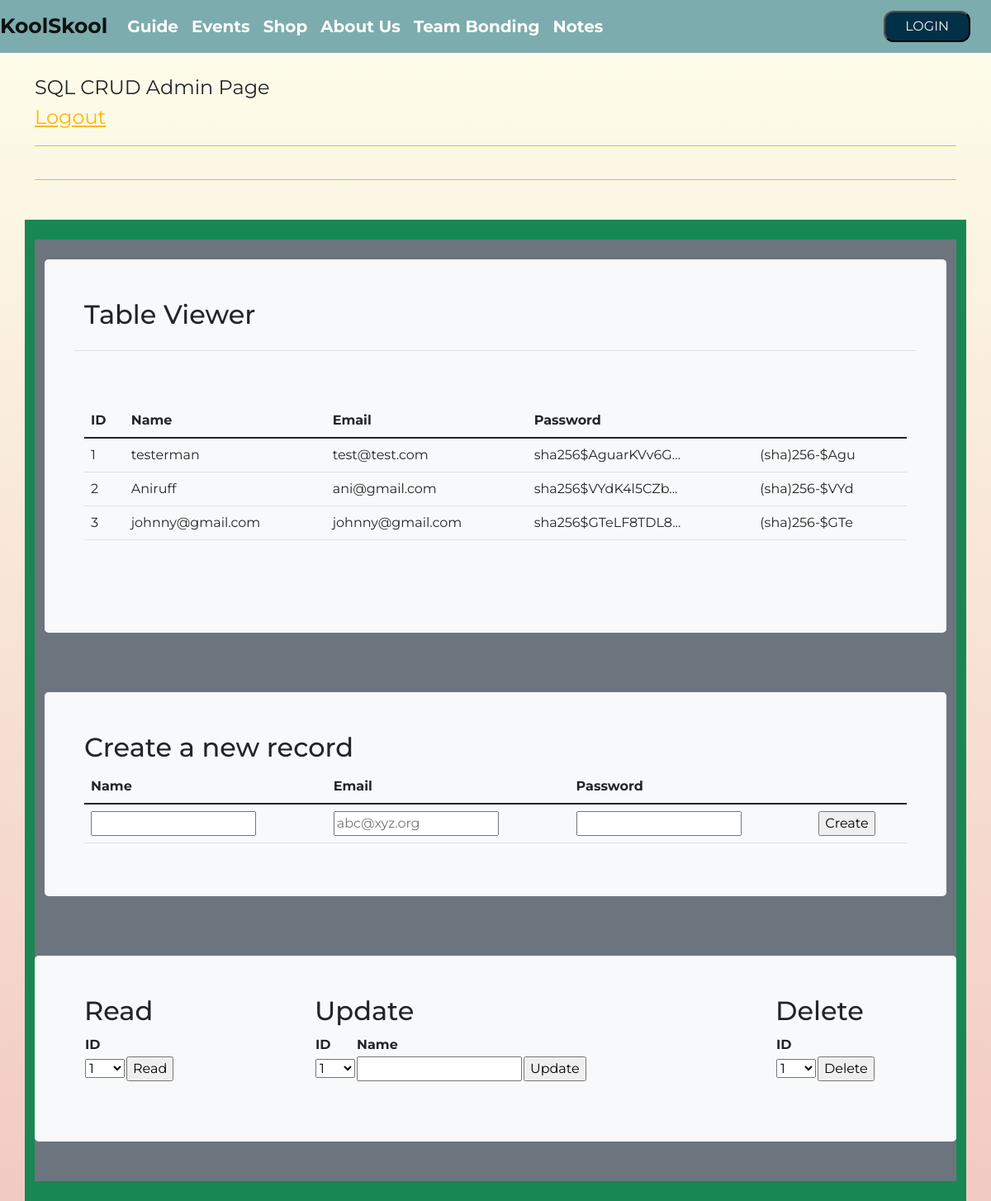
The page /crud/ (signed in) on the database as committed earlier.
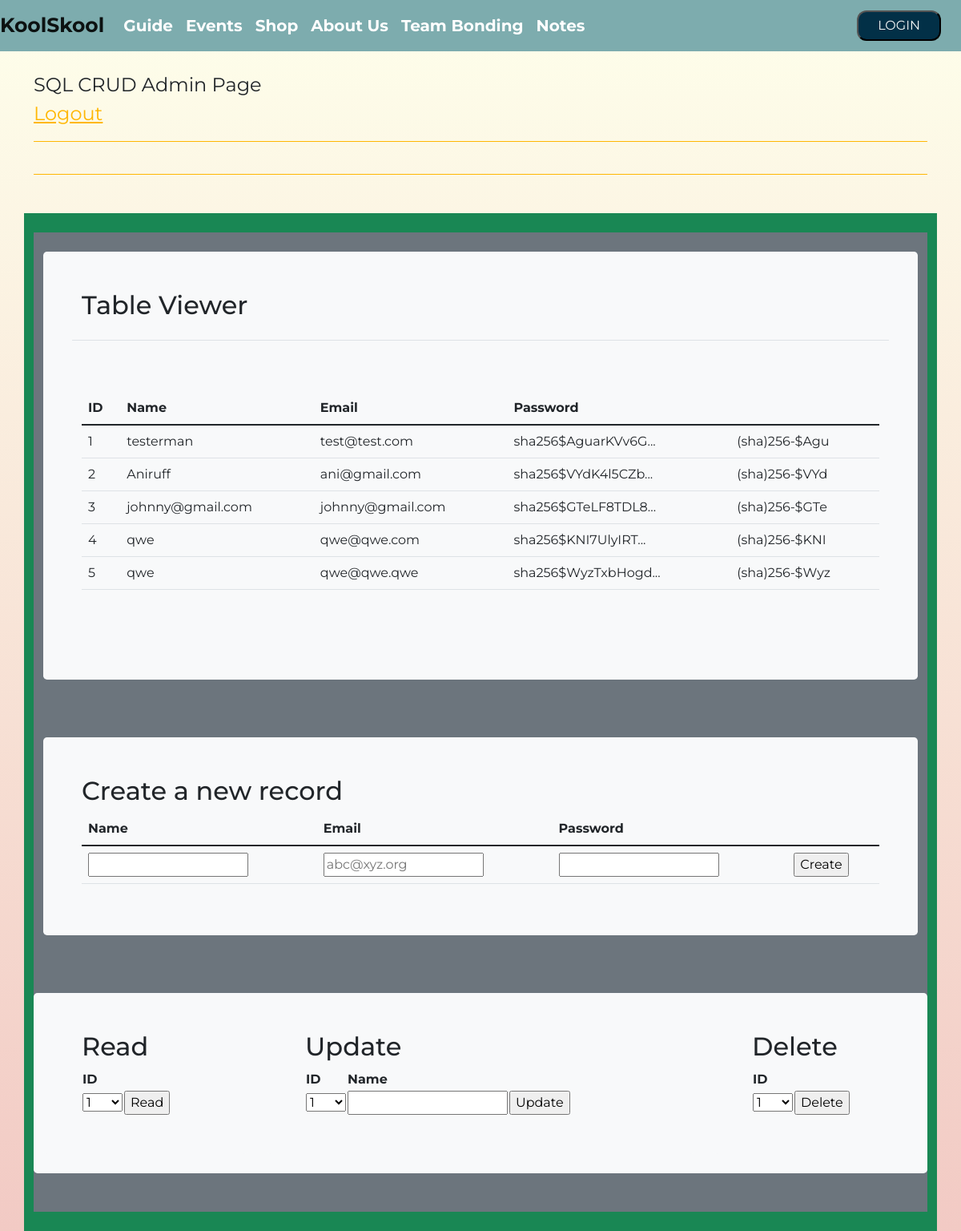
The same page on the database as committed later.
### cruddy/model.py (models this page shows, shortened)
class Users(UserMixin, db.Model):
    __tablename__ = 'users'
    userID = db.Column(db.Integer, primary_key=True)
    name = db.Column(db.String(255), unique=False, nullable=False)
    email = db.Column(db.String(255), unique=True, nullable=False)
    password = db.Column(db.String(255), unique=False, nullable=False)
    phone = db.Column(db.String(255), unique=False, nullable=False)
    notes = db.relationship("Notes", cascade='all, delete', backref='users', lazy=True)
    def read(self):
        return {
            "userID": self.userID,
            "name": self.name,
            "email": self.email,
            "password": self.password,
            "phone": self.phone,
            "query": "by_alc"  # This is for fun, a little watermark
        }
    def delete(self):
        db.session.delete(self)
        db.session.commit()
        return None
    def get_id(self):
        return self.userID

### cruddy/app_crud.py (the view)
@app_crud.route('/')
@login_required  # Flask-Login uses this decorator to restrict acess to logged in users
def crud():
    id = current_user.get_id()
    if id != 1:
        return redirect(url_for('crud.crud_view'))
    else:
        return render_template("crud.html", table=users_all())

### cruddy/login.py (called while the page is built)
@login_manager.user_loader
def user_loader(user_id):
    if user_id is not None:
        return Users.query.get(user_id)
    return None

### cruddy/query.py (called while the page is built)
def users_all():
    table = Users.query.all()
    json_ready = [peep.read() for peep in table]
    return json_ready

### cruddy/templates/cruddy/crud.html (shortened to what this page needs)
<!DOCTYPE html>
{% extends "layouts/base.html" %}
{% block content %}
<div class="container py-4">
    <header class="pb-3 mb-4 border-bottom border-primary text-dark">
        <span class="fs-4">SQL CRUD Admin Page</span>
        <header class="pb-3 mb-4 border-bottom border-primary text-dark">
            <span class="fs-4"><a href={{ url_for('crud.crud_logout') }}>Logout</a></span>
        </header>
    </header>
</div>
<div class="container py-4 text-light bg-success">
    <div class="container bg-secondary py-4">
        <div class="p-5 mb-4 bg-light text-dark rounded-3">
            <h2>Table Viewer</h2>
            <div class="row align-items-md-stretch">
                <table class="table">
                    <tbody>
                    <tr>
                        <td></td>
                        <td></td>
                    </tr>
                    </tbody>
                </table>
            </div>
            <div class="row align-items-md-stretch">
                <div class="container-fluid py-5">
                    <table class="table">
                        <thead>
                        <tr>
                            <th>ID</th>
                            <th>Name</th>
                            <th>Email</th>
                            <th>Password</th>
                        </tr>
                        </thead>
                        <tbody>
                        {% for row in table %}
                        {% set pn = "" ~ row['password'] %}
                        {% set pnf = "(" ~ pn[0:3] ~ ")" ~ pn[3:6] ~ "-" ~ pn[6:10] %}
                        <tr>
                            <td>{{ row['userID'] }}</td>
                            <td>{{ row['name'] }}</td>
                            <td>{{ row['email'] }}</td>
                            <td>{{ row['password'] | truncate(20) }}</td>
                            <td>{{ pnf }}</td>
                        </tr>
                        {% endfor %}
                        </tbody>
                    </table>
                </div>
            </div>
        </div>
    </div>
    <div class="container bg-secondary py-4">
        <div class="p-5 mb-4 bg-light text-dark rounded-3">
            <h2>Create a new record</h2>
            <form method="POST" ID="create" action={{url_for('crud.create')}} >
                <table class="table">
                    <thead>
                    <tr>
                        <th><label for="name">Name</label></th>
                        <th><label for="email">Email</label></th>
                        <th><label for="password">Password</label></th>
                    </tr>
                    </thead>
                    <tbody>
                    <tr>
                        <td><input type="text" name="name" id="name" required></td>
                        <td><input type="email" name="email" id="email" placeholder="abc@xyz.org" required></td>
                        <td><input type="password" name="password" id="password" required></td>
                        <td><input type="submit" value="Create"></td>
                    </tr>
                    </tbody>
                </table>
            </form>
        </div>
    </div>
    <div class="container bg-secondary py-4">
        <div class="row mb-4 bg-light text-dark rounded-3">
            <div class="col-md-3">
                <div class="p-5 mb-4 bg-light text-dark rounded-3">
                    <h2>Read</h2>
                    <form method="POST" ID="read" action={{url_for('crud.read')}} >
                        <table id="read_table">
                            <tr><th><label for="read_userid">ID</label></th></tr>
                            <tr>
                                <td>
                                    <select name="userid" id="read_userid">
                                        <optgroup label="userid">
                                            {% for row in table %}
                                            <option label="{{ row['userID'] }}">{{ row['userID'] }}</option>
                                            {% endfor %}
                                        </optgroup>
                                    </select>
                                </td>
                                <td>
                                    <input type="submit" value="Read">
                                </td>
                            </tr>
                        </table>
                    </form>
                </div>
            </div>
            <div class="col-md-6">
                <div class="p-5 mb-4 bg-light text-dark rounded-3">
                    <h2>Update</h2>
                    <form method="POST" ID="update" action={{url_for('crud.update')}} >
                        <table id="update_table">
                            <tr>
                                <th><label for="update_userid">ID</label></th>
                                <th><label for="update_name">Name</label></th>
                            </tr>
                            <tr>
                                <td>
                                    <select name="userid" id="update_userid">
                                        <optgroup label="userid">
                                            {% for row in table %}
                                            <option label="{{ row['userID'] }}">{{ row['userID'] }}</option>
                                            {% endfor %}
                                        </optgroup>
                                    </select>
                                </td>
                                <td><input type="text" name="name" id="update_name" required></td>
                                <td><input type="submit" value="Update"></td>
                            </tr>
                        </table>
                    </form>
                </div>
            </div>
            <div class="col-md-3">
                <div class="p-5 mb-4 bg-light text-dark rounded-3">
                    <h2>Delete</h2>
                    <form method="POST" ID="delete" action={{url_for('crud.delete')}} >
                        <table id="delete_table">
                            <tr><th><label for="delete_userid">ID</label></th></tr>
                            <tr>
                                <td>
                                    <select name="userid" id="delete_userid">
                                        <optgroup label="userid">
                                            {% for row in table %}
                                            <option label="{{ row['userID'] }}">{{ row['userID'] }}</option>
                                            {% endfor %}
                                        </optgroup>
                                    </select>
                                </td>
                                <td><input type="submit" value="Delete"></td>
                            </tr>
                        </table>
                    </form>
                </div>
            </div>
        </div>
    </div>
</div>
{% endblock %}

### templates/layouts/base.html (shortened to what this page needs)
<!DOCTYPE html>
<html lang="en">
{% set basename = "KoolSkool" %}
<head>
    <link href="https://cdn.jsdelivr.net/npm/bootstrap@5.0.2/dist/css/bootstrap.min.css"
          rel="stylesheet"
    >
    {% block colors %}
    <link rel="stylesheet" type="text/css" href="{{ url_for('static', filename='SCSS/base_design.css', version= '50') }}">
    {% endblock %}
</head>
<body>
    {% include "layouts/navbar.html" %}
    {% block content %}
    {% endblock %}
</body>

### templates/layouts/navbar.html (shortened to what this page needs)
<nav class="navbar navbar-expand-lg navbar-light" style="background-color: #7DACAE;">
  <a style="font-weight: bold; font-size: 25px;" class="navbar-brand" href="/">{{ basename }}</a>
  <div class="collapse navbar-collapse" id="navbarSupportedContent">
    <ul class="navbar-nav mr-auto">
      <li class="nav-item">
        <a style="color: white; font-weight: bold; font-size: 20px;" class="nav-link" href="/">Guide</a>
      </li>
      <li class="nav-item">
        <a style="color: white; font-weight: bold; font-size: 20px;" class="nav-link" href={{ url_for('events')}}>Events</a>
      </li>
      <li class="nav-item">
        <a style="color: white; font-weight: bold; font-size: 20px;" class="nav-link" href={{ url_for('shop')}}>Shop</a>
      </li>
      <li class="nav-item">
        <a style="color: white; font-weight: bold; font-size: 20px;" class="nav-link" href={{ url_for('about')}}>About Us</a>
      </li>
      <li class="nav-item">
        <a style="color: white; font-weight: bold; font-size: 20px;" class="nav-link" href={{ url_for('activity')}}>Team Bonding</a>
      </li>
      <li>
          <a style="color: white; font-weight: bold; font-size: 20px;" class="nav-link" href={{url_for('notes.notes')}}>Notes</a>
      </li>
    </ul>
    <ul class="navbar-nav" style="margin-left: auto ">
      <li class="nav-item">
        <button onclick="statpop()" style="border-radius: 12px; padding:5px 24px; background-color:#023047; color:whitesmoke; margin-right:25px;">LOGIN</button>
      </li>
    </ul>
  </div>
</nav>

### templates/layouts/base.html (style rules this page uses)
body { background: -webkit-gradient(linear, left top, left bottom, from(#FEFFEB), to(#f2cac4)) fixed; }

Rows that differ between the two databases and show on the page:
added Users: userID "4", name "qwe", email "qwe@qwe.com", password "sha256$KNI7UlyIRT...", pnf "(sha)256-$KNI"
added Users: userID "5", name "qwe", email "qwe@qwe.qwe", password "sha256$WyzTxbHogd...", pnf "(sha)256-$Wyz"
